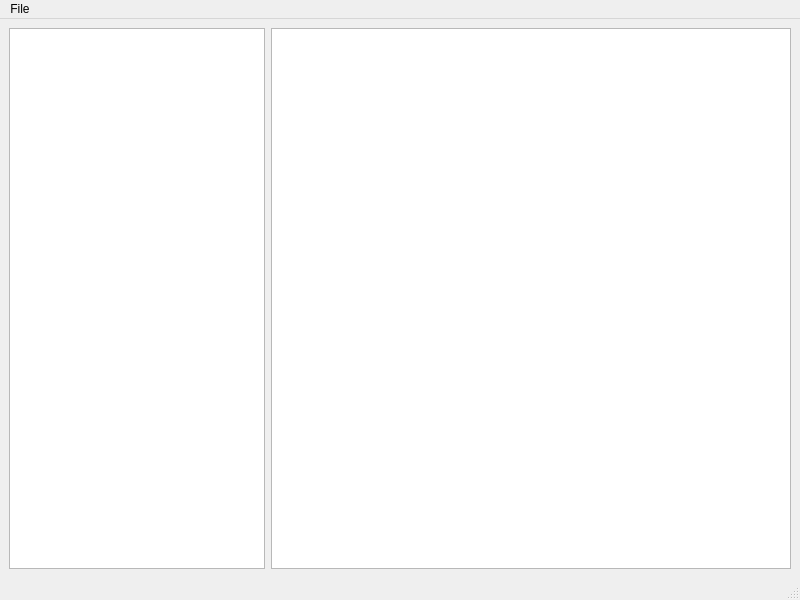
<?xml version="1.0" encoding="UTF-8"?>
<ui version="4.0">
 <class>MainWindow</class>
 <widget class="QMainWindow" name="MainWindow">
  <property name="geometry">
   <rect>
    <x>0</x>
    <y>0</y>
    <width>800</width>
    <height>600</height>
   </rect>
  </property>
  <property name="windowTitle">
   <string>MainWindow</string>
  </property>
  <widget class="QWidget" name="centralwidget">
   <layout class="QHBoxLayout" name="horizontalLayout">
    <item>
     <widget class="QListWidget" name="alphabet_director">
      <property name="sizePolicy">
       <sizepolicy hsizetype="Minimum" vsizetype="Expanding">
        <horstretch>0</horstretch>
        <verstretch>0</verstretch>
       </sizepolicy>
      </property>
     </widget>
    </item>
    <item>
     <widget class="QTableView" name="phone_book_table">
      <property name="sizePolicy">
       <sizepolicy hsizetype="Expanding" vsizetype="Expanding">
        <horstretch>0</horstretch>
        <verstretch>0</verstretch>
       </sizepolicy>
      </property>
      <property name="selectionMode">
       <enum>QAbstractItemView::SingleSelection</enum>
      </property>
      <property name="selectionBehavior">
       <enum>QAbstractItemView::SelectRows</enum>
      </property>
     </widget>
    </item>
   </layout>
  </widget>
  <widget class="QMenuBar" name="menubar">
   <property name="geometry">
    <rect>
     <x>0</x>
     <y>0</y>
     <width>800</width>
     <height>28</height>
    </rect>
   </property>
   <widget class="QMenu" name="menuFile">
    <property name="title">
     <string>File</string>
    </property>
    <addaction name="actionAdd"/>
    <addaction name="actionEdit_selected"/>
    <addaction name="actionDelete"/>
    <addaction name="actionRefresh"/>
   </widget>
   <addaction name="menuFile"/>
  </widget>
  <widget class="QStatusBar" name="statusbar"/>
  <action name="actionRefresh">
   <property name="text">
    <string>Refresh</string>
   </property>
  </action>
  <action name="actionAdd">
   <property name="text">
    <string>Add</string>
   </property>
  </action>
  <action name="actionDelete">
   <property name="text">
    <string>Delete selected</string>
   </property>
  </action>
  <action name="actionEdit_selected">
   <property name="text">
    <string>Edit selected</string>
   </property>
  </action>
 </widget>
 <resources/>
 <connections/>
</ui>
